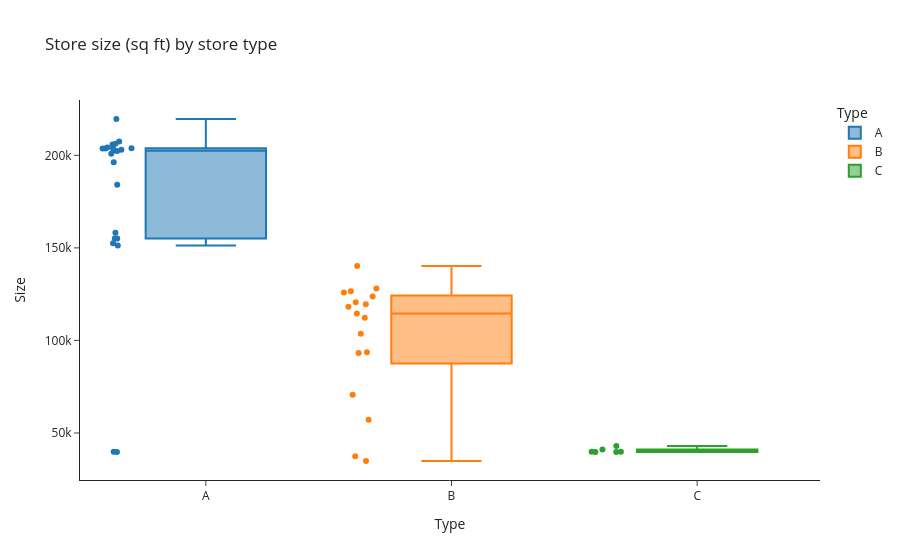

Write notebook code for a chart like this one.
### Code cell
fig = px.box(
    df_stores,
    x="Type",
    y="Size",
    color="Type",
    points="all",
    title="Store size (sq ft) by store type",
    template="simple_white",
)
fig.show()

### Figure 1 — Plotly figure (JSON) as saved in the notebook; plotly's stock layout.template omitted (floating-point values rounded to 4 significant figures)
{"data": [{"alignmentgroup": "True", "boxpoints": "all", "hovertemplate": "Type=%{x}<br>Size=%{y}<extra></extra>", "legendgroup": "A", "marker": {"color": "#1F77B4"}, "name": "A", "notched": false, "offsetgroup": "A", "orientation": "v", "showlegend": true, "type": "box", "x": ["A", "A", "A", "A", "A", "A", "A", "A", "A", "A", "A", "A", "A", "A", "A", "A", "A", "A", "A", "A", "A", "A"], "x0": " ", "xaxis": "x", "y": [151315, 202307, 205863, 202505, 155078, 207499, 219622, 200898, 203819, 203742, 203819, 152513, 204184, 206302, 203750, 203007, 39690, 158114, 39910, 184109, 155083, 196321], "y0": " ", "yaxis": "y"}, {"alignmentgroup": "True", "boxpoints": "all", "hovertemplate": "Type=%{x}<br>Size=%{y}<extra></extra>", "legendgroup": "B", "marker": {"color": "#FF7F0E"}, "name": "B", "notched": false, "offsetgroup": "B", "orientation": "v", "showlegend": true, "type": "box", "x": ["B", "B", "B", "B", "B", "B", "B", "B", "B", "B", "B", "B", "B", "B", "B", "B", "B"], "x0": " ", "xaxis": "x", "y": [37392, 34875, 70713, 125833, 126512, 112238, 123737, 57197, 93188, 120653, 140167, 119557, 114533, 128107, 93638, 103681, 118221], "y0": " ", "yaxis": "y"}, {"alignmentgroup": "True", "boxpoints": "all", "hovertemplate": "Type=%{x}<br>Size=%{y}<extra></extra>", "legendgroup": "C", "marker": {"color": "#2CA02C"}, "name": "C", "notched": false, "offsetgroup": "C", "orientation": "v", "showlegend": true, "type": "box", "x": ["C", "C", "C", "C", "C", "C"], "x0": " ", "xaxis": "x", "y": [42988, 39910, 39690, 39690, 41062, 39910], "y0": " ", "yaxis": "y"}], "layout": {"boxmode": "overlay", "legend": {"title": {"text": "Type"}, "tracegroupgap": 0}, "title": {"text": "Store size (sq ft) by store type"}, "xaxis": {"anchor": "y", "categoryarray": ["A", "B", "C"], "categoryorder": "array", "domain": [0.0, 1.0], "title": {"text": "Type"}}, "yaxis": {"anchor": "x", "domain": [0.0, 1.0], "title": {"text": "Size"}}}}
